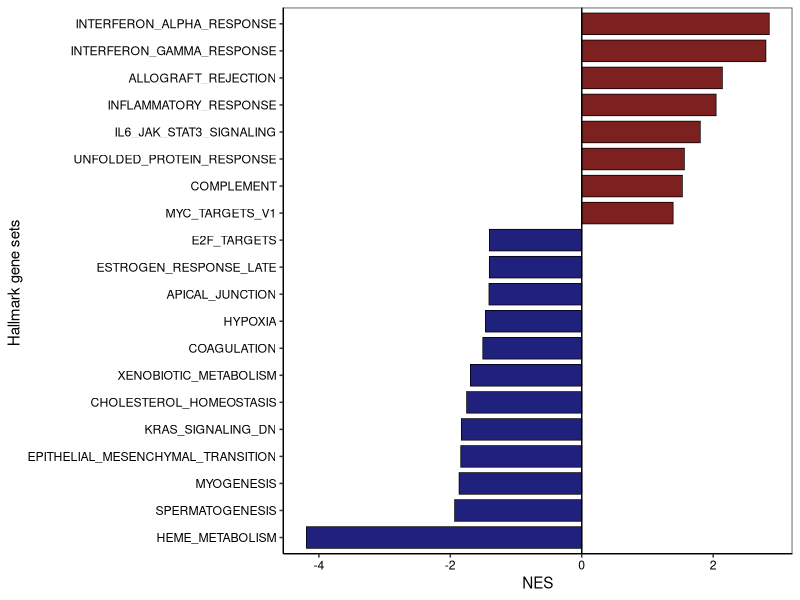

Here is the R script that generated this plot:
# Curso: Análise de Dados Ômicos: Fundamentos e Aplicações
# Aula: Gráfico do hallmark baseado em resultados filtrados
# Prof. Giuseppe Leite
# giuseppe.gianini@unifesp.br

# Carregar a biblioteca necessária
library(ggplot2)  # Para criar gráficos

# Ler o arquivo de dados contendo os resultados filtrados dos hallmark gene sets
hallmark_filtered <- read.delim("alive_dead_hallmark_filtered.txt")

# Criar um vetor com os nomes dos pathways na ordem desejada
pathway_order <- unique(hallmark_filtered$pathway)

# Converter a coluna 'pathway' para um fator com a ordem de níveis desejada
hallmark_filtered$pathway <- factor(hallmark_filtered$pathway, levels = pathway_order)

# Criar o gráfico de barras usando ggplot2
p1 <- ggplot(hallmark_filtered, aes(x = pathway, y = NES)) +
  geom_bar(stat = "identity", aes(fill = NES >= 0), width = 0.8, color = "black", linewidth = 0.25) +  # Adicionar barras preenchidas com cores baseadas no valor de NES
  scale_fill_manual(values = c("#20207d", "#7d2020"), guide = FALSE) +  # Definir as cores do preenchimento manualmente
  geom_hline(yintercept = 0) +  # Adicionar uma linha horizontal no eixo y = 0
  coord_flip() +  # Inverter os eixos x e y para um gráfico horizontal
  labs(x = "Hallmark gene sets ", y = "NES") +  # Adicionar rótulos aos eixos
  theme_bw() +  # Usar o tema de fundo branco
  theme(
    axis.line = element_line(color = 'black'),  # Cor das linhas dos eixos
    plot.background = element_blank(),  # Remover o fundo do gráfico
    panel.grid.minor = element_blank(),  # Remover as grades menores
    panel.grid.major = element_blank(),  # Remover as grades maiores
    legend.position = "none",  # Remover a legenda
    axis.text = element_text(color = "black")  # Definir a cor do texto dos eixos
  )

# Exibir o gráfico
p1

# Salvar o gráfico em um arquivo PDF
dev.copy2pdf(file="bar_plot_enriched_graph.pdf", width = 7, height = 4)
